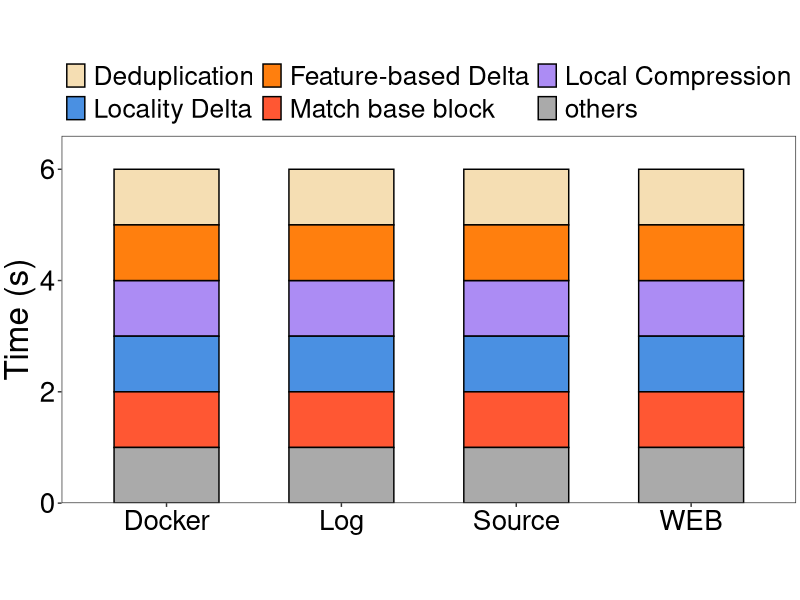
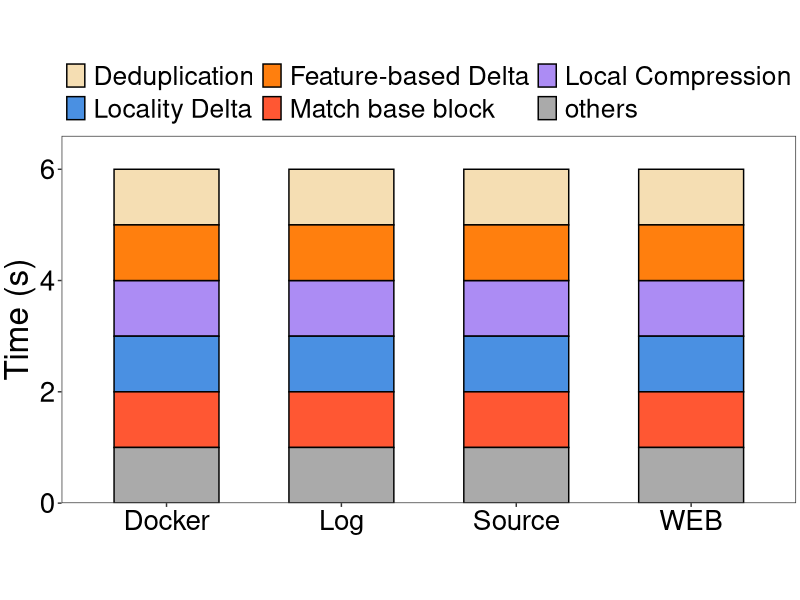

The R source for these figures, in order:
library(ggplot2)
setwd(dirname(rstudioapi::getActiveDocumentContext()$path))
# 创建示例数据
data <- data.frame(
  category = rep(c('Source', 'WEB', 'Docker',  'Log'), each = 6),
  part = rep(c('Deduplication', 'Local Compression', 'Feature-based Delta', 'Locality Delta','Match base block','others'), times = 4),
  value = c(1, 1, 1,1, 1, 1, 1, 1,1, 1,1, 1, 1,1, 1, 1, 1, 1,1, 1, 1, 1,1, 1)
)
# 计算每个类别的总和
total_values <- aggregate(value ~ category, data = data, sum)
max_height <- max(total_values$value)
# 定义颜色
colors <- c( 'Deduplication' = '#f5deb3', 'Local Compression' = '#ac8cf4', 'Match base block'='#FF5733',
             'Feature-based Delta' = '#ff7f0e', 'Locality Delta' = '#4a90e2','others'='#aaaaaa')

# 创建堆叠柱状图
p <- ggplot(data, aes(x = category, y = value, fill = part)) +
  geom_bar(stat = "identity", width = 0.6, color = "black") +
  scale_fill_manual(values = colors) +
  labs(y = 'Time (s)', x = 'Category') +
  scale_y_continuous(
    limits = c(0, max_height),
    expand = expansion(mult = c(0, 0.1))
  ) +
  theme_bw() +
  theme(
    plot.title = element_text(hjust = 0.5, size = 24, face = "bold"),
    plot.margin = unit(c(0.1, 0.1, 0.1, 0.1), "cm"),
    axis.title.x = element_text(size = 26),
    axis.title.y = element_text(size = 24),
    axis.text = element_text(size = 20, color = "black"),
    aspect.ratio = 0.5,
    panel.grid.major = element_blank(), 
    panel.grid.minor = element_blank(),
    legend.position = "top",
    legend.direction = "horizontal",
    legend.text = element_text(size = 19),
    legend.key.height = unit(1.0, "line"),
    legend.key.width = unit(1.0, "line"),
    legend.margin = margin(t = 0, unit = 'cm'),
    legend.title = element_blank()
  ) +
  guides(fill = guide_legend(nrow = 2, byrow = TRUE)) + # 设置图例为两行
  theme(axis.title.x = element_blank())
ggsave('../plot/10-TimeBreakdown.pdf', plot = p, width = 10, height = 5)
print(p)
